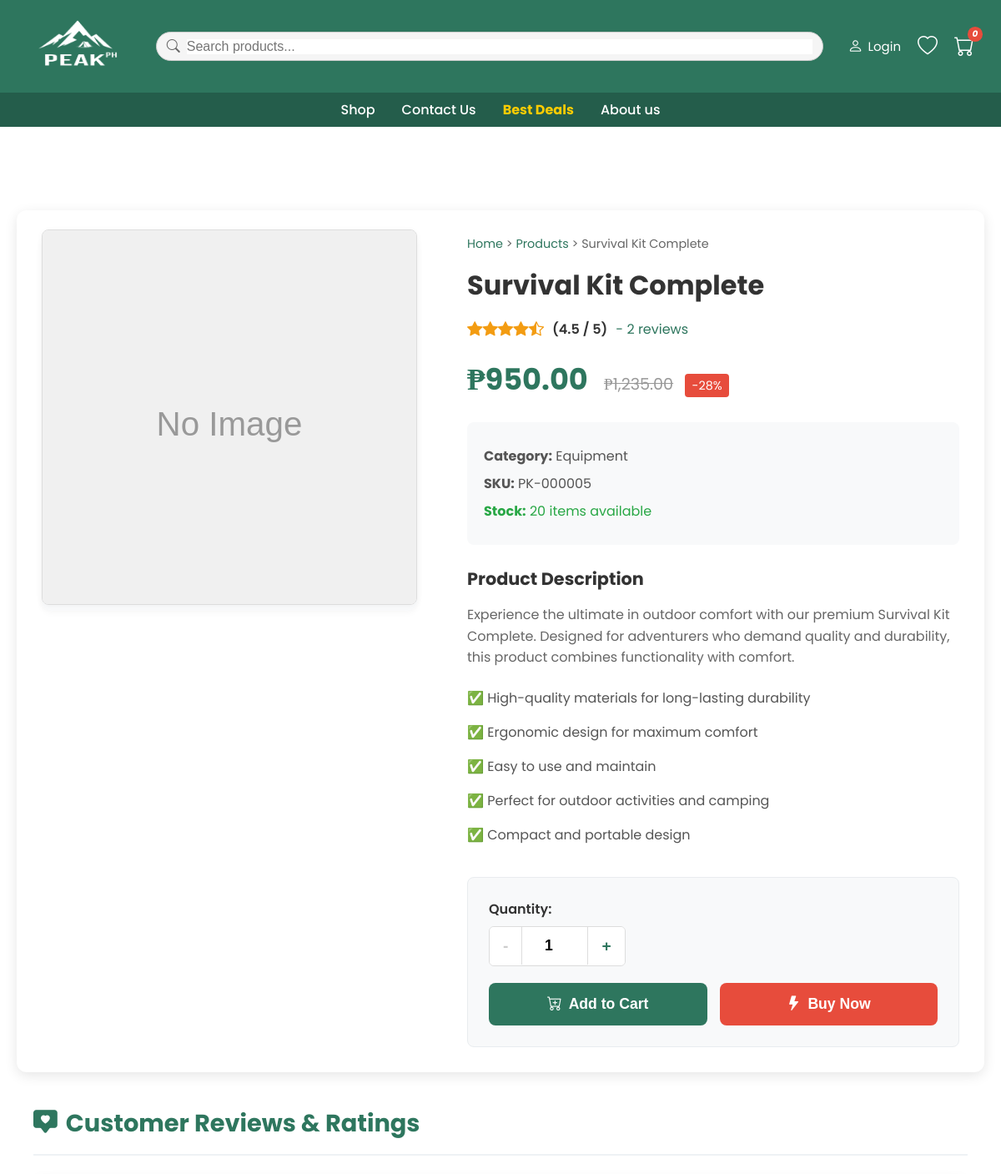
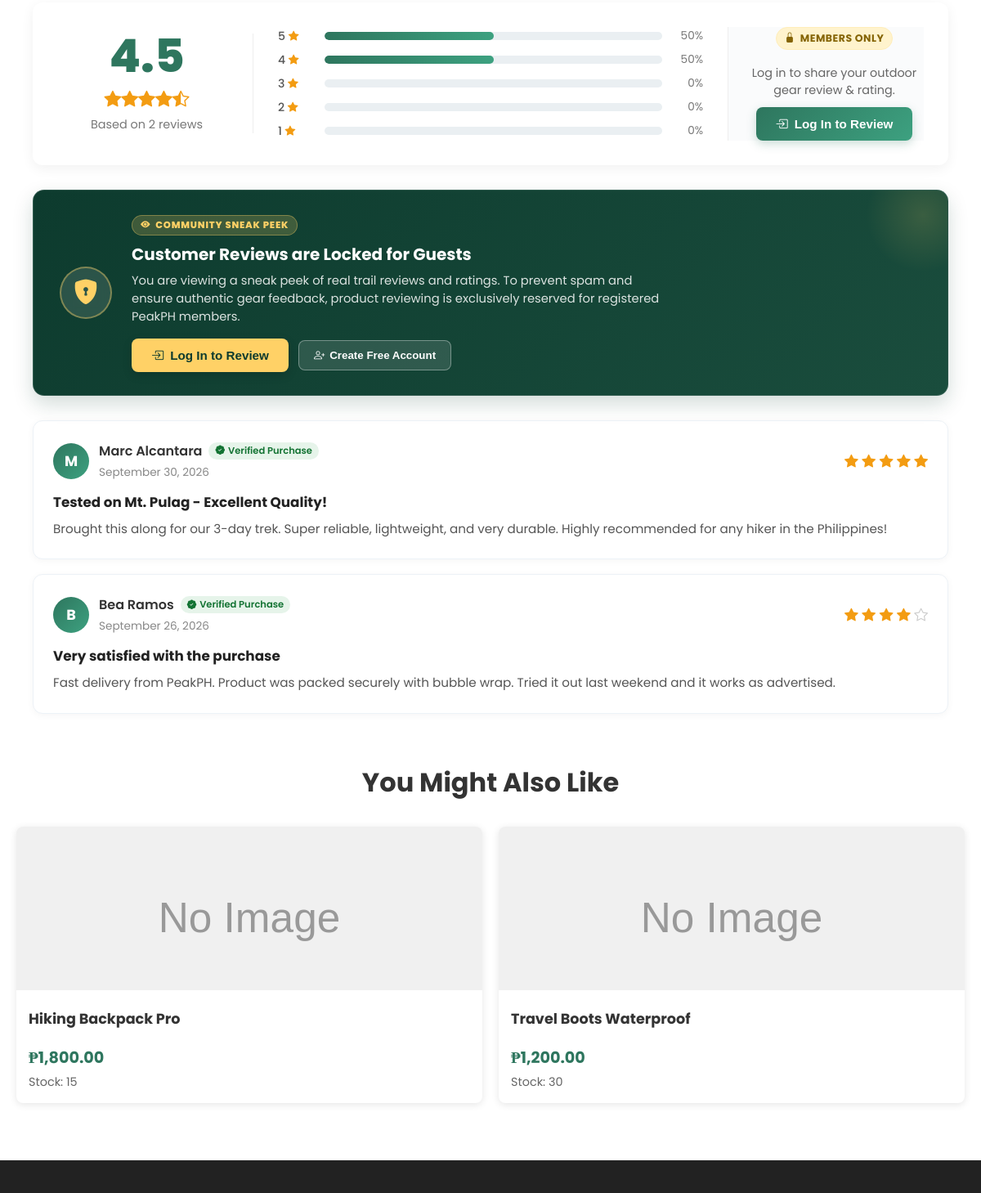
/ProductView.php?id=5, run on the app's committed database (2 pictures, top to bottom).
### tables this page shows
CREATE TABLE IF NOT EXISTS inventory (
  id int(11) NOT NULL AUTO_INCREMENT,
  product_name varchar(255) NOT NULL,
  price decimal(10,2) NOT NULL,
  stock int(11) NOT NULL,
  tag varchar(50) DEFAULT NULL,
  image varchar(255) DEFAULT NULL,
  created_at timestamp NOT NULL DEFAULT current_timestamp(),
  updated_at timestamp NOT NULL DEFAULT current_timestamp() ON UPDATE current_timestamp(),
  label varchar(50) DEFAULT NULL,
  PRIMARY KEY (id)
);

### ProductView.php (the view, shortened to what the rows shown need)
<?php
require_once 'includes/db.php';
$product_id = isset($_GET['id']) ? $_GET['id'] : null;
$product = null;
$related_products = [];
if ($product_id && isDatabaseConnected()) {
    $query = "SELECT * FROM inventory WHERE id = ? AND stock > 0";
    $result = executeQuery($query, [$product_id]);
    if ($result && $result->num_rows > 0) {
        $product = $result->fetch_assoc();
        if (!empty($product['image'])) {
            if (file_exists('admin/' . $product['image'])) {
                $product['image'] = 'admin/' . $product['image'];
            } elseif (!file_exists($product['image'])) {
                $product['image'] = 'Assets/placeholder.svg';
            }
        } else {
            $product['image'] = 'Assets/placeholder.svg';
        }
        $related_query = "SELECT id, product_name, price, image, stock FROM inventory WHERE tag = ? AND id != ? AND stock > 0 LIMIT 4";
        $related_result = executeQuery($related_query, [$product['tag'], $product_id]);
        if ($related_result) {
            while ($row = $related_result->fetch_assoc()) {
                if (!empty($row['image']) && file_exists('admin/' . $row['image'])) {
                    $row['image'] = 'admin/' . $row['image'];
                } else {
                    $row['image'] = 'Assets/placeholder.svg';
                }
                $related_products[] = $row;
            }
        }
    }
}
$reviews = [];
$reviews_count = 0;
$avg_rating = 0;
if (isDatabaseConnected() && !empty($product['id'])) {
    try {
        $reviews_count = count($reviews);
    } catch (Exception $e) {
        error_log("Reviews fetch error: " . $e->getMessage());
    }
}
if ($reviews_count === 0 && !isset($_GET['review_submitted'])) {
    $reviews = [
        [
            'id' => 'sample_1',
            'user_name' => 'Marc Alcantara',
            'rating' => 5,
            'review_title' => 'Tested on Mt. Pulag - Excellent Quality!',
            'review_text' => 'Brought this along for our 3-day trek. Super reliable, lightweight, and very durable. Highly recommended for any hiker in the Philippines!',
            'created_at' => date('Y-m-d H:i:s', strtotime('-3 days'))
        ],
        [
            'id' => 'sample_2',
            'user_name' => 'Bea Ramos',
            'rating' => 4,
            'review_title' => 'Very satisfied with the purchase',
            'review_text' => 'Fast delivery from PeakPH. Product was packed securely with bubble wrap. Tried it out last weekend and it works as advertised.',
            'created_at' => date('Y-m-d H:i:s', strtotime('-1 week'))
        ]
    ];
    $reviews_count = count($reviews);
    $avg_rating = 4.5;
}
?>
<!DOCTYPE html>
<html lang="en">
<head>
  <link href="https://cdn.jsdelivr.net/npm/bootstrap-icons@1.10.5/font/bootstrap-icons.css" rel="stylesheet" />
  <link rel="stylesheet" href="Css/Global.css">
  <link rel="stylesheet" href="Css/productview.css">
</head>
<body>
  <main>
    <div class="product-container">
      <div class="product-info">
        <nav class="breadcrumb">
          <a href="index.php">Home</a> >
          <a href="ProductCatalog.php">Products</a> >
          <span><?php echo htmlspecialchars($product['product_name']); ?></span>
        </nav>
        <h1><?php echo htmlspecialchars($product['product_name']); ?></h1>
        <div class="product-rating">
          <span class="stars" style="color: #f39c12; font-size: 1.15rem;">
          </span>
          <span class="rating-text">(<?php echo number_format($avg_rating, 1); ?> / 5)</span>
          <a href="#reviewsSection" class="review-count" style="color: #2e765e; text-decoration: none;">- <?php echo $reviews_count; ?> <?php echo $reviews_count === 1 ? 'review' : 'reviews'; ?></a>
        </div>
        <div class="price-section">
          <span class="current-price">₱<?php echo number_format($product['price'], 2); ?></span>
          <?php if (rand(0, 1)): ?>
            <span class="old-price">₱<?php echo number_format($product['price'] * 1.3, 2); ?></span>
            <span class="discount">-<?php echo rand(15, 35); ?>%</span>
          <?php endif; ?>
        </div>
        <div class="product-meta">
          <p><strong>Category:</strong> <?php echo ucfirst($product['tag'] ?? 'General'); ?></p>
          <p><strong>SKU:</strong> PK-<?php echo str_pad($product['id'], 6, '0', STR_PAD_LEFT); ?></p>
          <p class="stock-info <?php echo ($product['stock'] < 10) ? 'low-stock' : 'in-stock'; ?>">
            <strong>Stock:</strong>
            <?php if ($product['stock'] > 0): ?>
              <?php echo $product['stock']; ?> items available
            <?php else: ?>
              <span class="out-of-stock">❌ Out of Stock</span>
            <?php endif; ?>
          </p>
        </div>
        <div class="product-description">
          <h3>Product Description</h3>
          <?php if (!empty($product['description'])): ?>
            <p><?php echo nl2br(htmlspecialchars($product['description'])); ?></p>
          <?php else: ?>
            <p>Experience the ultimate in outdoor comfort with our premium <?php echo htmlspecialchars($product['product_name']); ?>.
            Designed for adventurers who demand quality and durability, this product combines functionality with comfort.</p>
          <?php endif; ?>
          <ul class="features">
            <li>✅ High-quality materials for long-lasting durability</li>
            <li>✅ Ergonomic design for maximum comfort</li>
            <li>✅ Easy to use and maintain</li>
            <li>✅ Perfect for outdoor activities and camping</li>
            <li>✅ Compact and portable design</li>
          </ul>
        </div>
        <div class="purchase-section">
          <div class="quantity-selector">
          </div>
          <div class="action-buttons">
          </div>
        </div>
      </div>
    </div>
    <section class="reviews-section" id="reviewsSection">
      <div class="reviews-section-header">
        <h2><i class="bi bi-chat-square-heart-fill"></i> Customer Reviews & Ratings</h2>
      </div>
    </section>
    <?php if (!empty($related_products)): ?>
    <section class="related-products">
      <h2>You Might Also Like</h2>
      <div class="related-grid">
        <?php foreach ($related_products as $related): ?>
          <div class="related-card">
            <a href="ProductView.php?id=<?php echo $related['id']; ?>">
              <img src="<?php echo htmlspecialchars($related['image']); ?>" alt="<?php echo htmlspecialchars($related['product_name']); ?>">
              <h3><?php echo htmlspecialchars($related['product_name']); ?></h3>
              <p class="related-price">₱<?php echo number_format($related['price'], 2); ?></p>
              <p class="related-stock">Stock: <?php echo $related['stock']; ?></p>
            </a>
          </div>
        <?php endforeach; ?>
      </div>
    </section>
    <?php endif; ?>
  </main>
</body>
</html>

### data on the page
inventory: product_name "Survival Kit Complete", price "950.00", $product['price']*1.3 "1,235.00", tag "Equipment", id "000005", stock "20"
inventory: product_name "Hiking Backpack Pro", price "1,800.00", stock "15"
inventory: product_name "Travel Boots Waterproof", price "1,200.00", stock "30"

### other printed values
$cart_count "0"
$avg_rating "4.5"
$reviews_count "2"
$percent "50"
$percent "0"
$initial "M"
$rev['user_name'] "Marc Alcantara"
date('F j, Y', strtotime($rev['created_at'])) "September 30, 2026"
$rev['review_title'] "Tested on Mt. Pulag - Excellent Quality!"
$rev['review_text'] "Brought this along for our 3-day trek. Super reliable, lightweight, and very durable. Highly recommended for any hiker in the Philippines!"
$initial "B"
$rev['user_name'] "Bea Ramos"
date('F j, Y', strtotime($rev['created_at'])) "September 26, 2026"
$rev['review_title'] "Very satisfied with the purchase"
$rev['review_text'] "Fast delivery from PeakPH. Product was packed securely with bubble wrap. Tried it out last weekend and it works as advertised."
